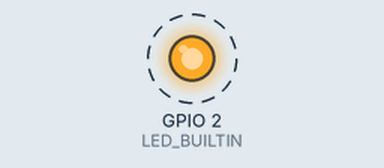
Bench run of a sketch on a simulated ESP32. Parts: output pins drawn as LEDs (lit = HIGH). Dashed ring = blinking. What the sketch prints to the serial monitor is not drawn.

Above: at 0.2 s.
Timing chart, 0 to 3.0 s (numbered marks = the images above):
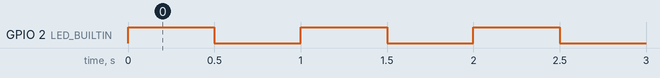

Measured:
- by itself, GPIO 2 (LED_BUILTIN): alternates HIGH for 0.50 s and LOW for 0.50 s

The sketch:

test-led-and-serials.ino
```cpp
/*
ESP-WROOM-32开发板　－ 板载LED和串口测试程序
不知为何，用了原有的RX1-9和TX1-10会报错。修改管脚和Serial1的初始化方式后正常
https://github.com/espressif/arduino-esp32/issues/5463
烧录方法：
    1. USB直连开发板到电脑，或者通过USB2TTL工具连接开发板和电脑
    2. 使用Arduino IDE打开此程序，并配置ESP32开发环境，设置串口的端口
    3. 点击编译、上传的按钮
    4. 控制台显示`Connecting........__`的时候，按住开发板上的Boot按钮，再按下开发板上的EN按钮，松开两个按钮之后便开始烧录
    5. 烧录之后，按一下EN按钮以重启ESP32，之后便能看到ＬＥＤ闪烁，以及分别在三个串口接收到数据
    6. Arduino默认的烧录波特率是961200，如果上传失败，可能是因为所用的串口工具不支持这么高的波特率，可以尝试降低Arduino的`upload speed`
*/

#include <HardwareSerial.h>
#define LED_BUILTIN 2
#define RX1 18
#define TX1 19
#define RX2 16
#define TX2 17


void setup() {
  Serial.begin(9600);
  Serial1.begin(9600, SERIAL_8N1, RX1, TX1);
  Serial2.begin(9600, SERIAL_8N1, RX2, TX2);
  pinMode(LED_BUILTIN, OUTPUT);
}

void loop() {
  Serial.printf("Serial-0\n");
  Serial1.printf("Serial-1\n");
  Serial2.printf("Serial-2\n");
  digitalWrite(LED_BUILTIN, HIGH);  // turn the LED on (HIGH is the voltage level)
  delay(500);                      // wait for a second
  digitalWrite(LED_BUILTIN, LOW);   // turn the LED off by making the voltage LOW
  delay(500);
}
```
